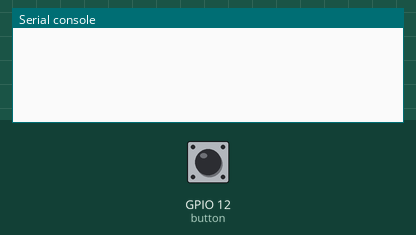
This program was run on a simulated ESP32 board running MicroPython. Shown: the last lines printed to the serial console. The inputs (shaded band) are chosen by the test bench; at power-on: GPIO 12 (button) HIGH.

Above: at 1.2 s.
1.3 s: GPIO 12 (button) pulled LOW for 0.15 s
At 1.44 s:
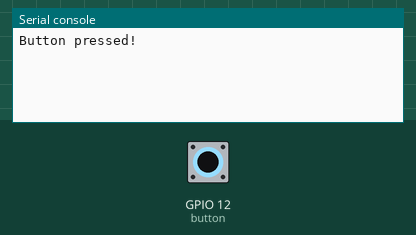
At 2.8 s:
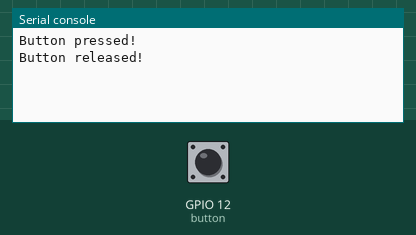

Measured:
- after the input at 1.3 s, the serial console: prints a new line at once (image 1)

The program:

testes2.py
```python
# From:  https://learn.adafruit.com/micropython-hardware-digital-i-slash-o/digital-inputs

import machine
import time
button = machine.Pin(12, machine.Pin.IN, machine.Pin.PULL_UP)
cont = 0
while cont < 1000:
  first = button.value()
  time.sleep(0.01)
  second = button.value()
  if first and not second:
    print('Button pressed!')
  elif not first and second:
    print('Button released!')
  cont = cont + 1
```
